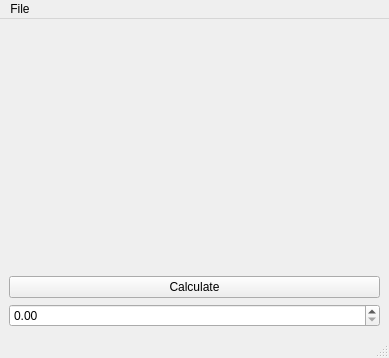
<?xml version="1.0" encoding="UTF-8"?>
<ui version="4.0">
 <class>MainWindow</class>
 <widget class="QMainWindow" name="MainWindow">
  <property name="geometry">
   <rect>
    <x>0</x>
    <y>0</y>
    <width>389</width>
    <height>358</height>
   </rect>
  </property>
  <property name="windowTitle">
   <string>Demo GUI</string>
  </property>
  <widget class="QWidget" name="centralwidget">
   <layout class="QGridLayout" name="gridLayout_2">
    <item row="0" column="0">
     <layout class="QGridLayout" name="gridLayout">
      <item row="0" column="0">
       <widget class="QLabel" name="lblOutput">
        <property name="font">
         <font>
          <pointsize>18</pointsize>
          <weight>75</weight>
          <bold>true</bold>
         </font>
        </property>
        <property name="text">
         <string/>
        </property>
        <property name="alignment">
         <set>Qt::AlignCenter</set>
        </property>
       </widget>
      </item>
      <item row="1" column="0">
       <widget class="QPushButton" name="btnCalculate">
        <property name="text">
         <string>Calculate</string>
        </property>
       </widget>
      </item>
     </layout>
    </item>
    <item row="1" column="0">
     <widget class="QDoubleSpinBox" name="UserGrade">
      <property name="maximum">
       <double>100.000000000000000</double>
      </property>
     </widget>
    </item>
   </layout>
  </widget>
  <widget class="QMenuBar" name="menubar">
   <property name="geometry">
    <rect>
     <x>0</x>
     <y>0</y>
     <width>389</width>
     <height>29</height>
    </rect>
   </property>
   <widget class="QMenu" name="menuFile">
    <property name="title">
     <string>File</string>
    </property>
    <addaction name="separator"/>
    <addaction name="actionCalculate"/>
    <addaction name="separator"/>
    <addaction name="actionQuit"/>
   </widget>
   <addaction name="menuFile"/>
  </widget>
  <widget class="QStatusBar" name="statusbar"/>
  <action name="actionCalculate">
   <property name="text">
    <string>Calculate...</string>
   </property>
  </action>
  <action name="actionQuit">
   <property name="text">
    <string>Quit</string>
   </property>
  </action>
 </widget>
 <resources/>
 <connections/>
</ui>
